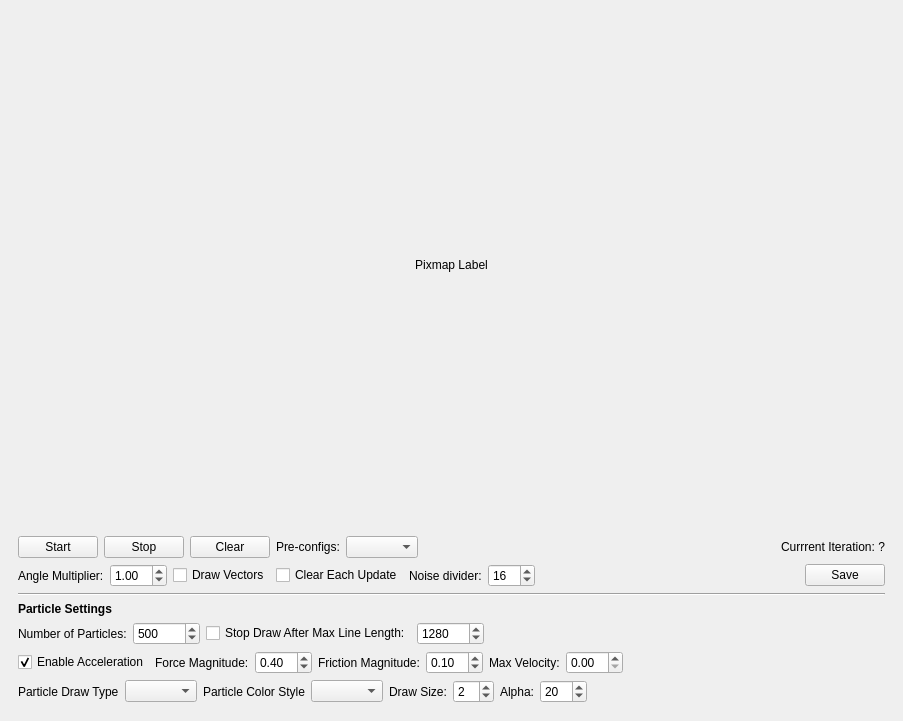
<?xml version="1.0" encoding="UTF-8"?>
<ui version="4.0">
 <class>MainWindow</class>
 <widget class="QMainWindow" name="MainWindow">
  <property name="geometry">
   <rect>
    <x>0</x>
    <y>0</y>
    <width>903</width>
    <height>721</height>
   </rect>
  </property>
  <property name="windowTitle">
   <string>MainWindow</string>
  </property>
  <widget class="QWidget" name="centralwidget">
   <layout class="QVBoxLayout" name="verticalLayout_2">
    <item>
     <widget class="QLabel" name="animation_label">
      <property name="sizePolicy">
       <sizepolicy hsizetype="MinimumExpanding" vsizetype="MinimumExpanding">
        <horstretch>0</horstretch>
        <verstretch>0</verstretch>
       </sizepolicy>
      </property>
      <property name="text">
       <string>Pixmap Label</string>
      </property>
      <property name="alignment">
       <set>Qt::AlignCenter</set>
      </property>
     </widget>
    </item>
    <item>
     <widget class="QFrame" name="frame">
      <property name="frameShape">
       <enum>QFrame::NoFrame</enum>
      </property>
      <property name="frameShadow">
       <enum>QFrame::Plain</enum>
      </property>
      <layout class="QVBoxLayout" name="verticalLayout">
       <item>
        <layout class="QHBoxLayout" name="horizontalLayout">
         <item>
          <widget class="QPushButton" name="start_pushButton">
           <property name="text">
            <string>Start</string>
           </property>
          </widget>
         </item>
         <item>
          <widget class="QPushButton" name="stop_pushButton">
           <property name="text">
            <string>Stop</string>
           </property>
          </widget>
         </item>
         <item>
          <widget class="QPushButton" name="clear_pushButton">
           <property name="text">
            <string>Clear</string>
           </property>
          </widget>
         </item>
         <item>
          <widget class="QLabel" name="label_10">
           <property name="text">
            <string>Pre-configs:</string>
           </property>
          </widget>
         </item>
         <item>
          <widget class="QComboBox" name="preconfig_comboBox"/>
         </item>
         <item>
          <spacer name="horizontalSpacer">
           <property name="orientation">
            <enum>Qt::Horizontal</enum>
           </property>
           <property name="sizeHint" stdset="0">
            <size>
             <width>40</width>
             <height>20</height>
            </size>
           </property>
          </spacer>
         </item>
         <item>
          <widget class="QLabel" name="current_iteration_label">
           <property name="text">
            <string>Currrent Iteration: ?</string>
           </property>
          </widget>
         </item>
        </layout>
       </item>
       <item>
        <layout class="QHBoxLayout" name="horizontalLayout_2">
         <item>
          <widget class="QLabel" name="label_5">
           <property name="text">
            <string>Angle Multiplier:</string>
           </property>
          </widget>
         </item>
         <item>
          <widget class="QDoubleSpinBox" name="angle_multiplier">
           <property name="decimals">
            <number>2</number>
           </property>
           <property name="singleStep">
            <double>0.100000000000000</double>
           </property>
           <property name="value">
            <double>1.000000000000000</double>
           </property>
          </widget>
         </item>
         <item>
          <widget class="QCheckBox" name="draw_vectors">
           <property name="text">
            <string>Draw Vectors</string>
           </property>
          </widget>
         </item>
         <item>
          <widget class="QCheckBox" name="clear_each_update">
           <property name="text">
            <string>Clear Each Update</string>
           </property>
          </widget>
         </item>
         <item>
          <widget class="QLabel" name="label_12">
           <property name="text">
            <string>Noise divider:</string>
           </property>
          </widget>
         </item>
         <item>
          <widget class="QSpinBox" name="noise_divider">
           <property name="maximum">
            <number>100</number>
           </property>
           <property name="value">
            <number>16</number>
           </property>
          </widget>
         </item>
         <item>
          <spacer name="horizontalSpacer_2">
           <property name="orientation">
            <enum>Qt::Horizontal</enum>
           </property>
           <property name="sizeHint" stdset="0">
            <size>
             <width>40</width>
             <height>20</height>
            </size>
           </property>
          </spacer>
         </item>
         <item>
          <widget class="QPushButton" name="save_pushButton">
           <property name="text">
            <string>Save</string>
           </property>
          </widget>
         </item>
        </layout>
       </item>
       <item>
        <widget class="Line" name="line">
         <property name="orientation">
          <enum>Qt::Horizontal</enum>
         </property>
        </widget>
       </item>
       <item>
        <widget class="QLabel" name="label_4">
         <property name="font">
          <font>
           <weight>75</weight>
           <bold>true</bold>
          </font>
         </property>
         <property name="text">
          <string>Particle Settings</string>
         </property>
        </widget>
       </item>
       <item>
        <layout class="QHBoxLayout" name="horizontalLayout_4">
         <item>
          <widget class="QLabel" name="label_3">
           <property name="text">
            <string>Number of Particles:</string>
           </property>
          </widget>
         </item>
         <item>
          <widget class="QSpinBox" name="num_of_particles">
           <property name="maximum">
            <number>999999</number>
           </property>
           <property name="value">
            <number>500</number>
           </property>
          </widget>
         </item>
         <item>
          <widget class="QCheckBox" name="stop_draw_after_max_length">
           <property name="text">
            <string>Stop Draw After Max Line Length:</string>
           </property>
          </widget>
         </item>
         <item>
          <widget class="QSpinBox" name="max_line_length">
           <property name="maximum">
            <number>999999</number>
           </property>
           <property name="value">
            <number>1280</number>
           </property>
          </widget>
         </item>
         <item>
          <spacer name="horizontalSpacer_3">
           <property name="orientation">
            <enum>Qt::Horizontal</enum>
           </property>
           <property name="sizeHint" stdset="0">
            <size>
             <width>40</width>
             <height>20</height>
            </size>
           </property>
          </spacer>
         </item>
        </layout>
       </item>
       <item>
        <layout class="QHBoxLayout" name="horizontalLayout_3">
         <item>
          <widget class="QCheckBox" name="enable_acc">
           <property name="text">
            <string>Enable Acceleration</string>
           </property>
           <property name="checked">
            <bool>true</bool>
           </property>
          </widget>
         </item>
         <item>
          <widget class="QLabel" name="label_6">
           <property name="text">
            <string>Force Magnitude:</string>
           </property>
          </widget>
         </item>
         <item>
          <widget class="QDoubleSpinBox" name="force_mag">
           <property name="decimals">
            <number>2</number>
           </property>
           <property name="singleStep">
            <double>0.100000000000000</double>
           </property>
           <property name="value">
            <double>0.400000000000000</double>
           </property>
          </widget>
         </item>
         <item>
          <widget class="QLabel" name="label_8">
           <property name="text">
            <string>Friction Magnitude:</string>
           </property>
          </widget>
         </item>
         <item>
          <widget class="QDoubleSpinBox" name="friction_mag">
           <property name="decimals">
            <number>2</number>
           </property>
           <property name="singleStep">
            <double>0.100000000000000</double>
           </property>
           <property name="value">
            <double>0.100000000000000</double>
           </property>
          </widget>
         </item>
         <item>
          <widget class="QLabel" name="label_7">
           <property name="text">
            <string>Max Velocity:</string>
           </property>
          </widget>
         </item>
         <item>
          <widget class="QDoubleSpinBox" name="max_vel">
           <property name="decimals">
            <number>2</number>
           </property>
           <property name="singleStep">
            <double>0.100000000000000</double>
           </property>
           <property name="value">
            <double>0.000000000000000</double>
           </property>
          </widget>
         </item>
         <item>
          <spacer name="horizontalSpacer_4">
           <property name="orientation">
            <enum>Qt::Horizontal</enum>
           </property>
           <property name="sizeHint" stdset="0">
            <size>
             <width>40</width>
             <height>20</height>
            </size>
           </property>
          </spacer>
         </item>
        </layout>
       </item>
       <item>
        <layout class="QHBoxLayout" name="horizontalLayout_5">
         <item>
          <widget class="QLabel" name="label">
           <property name="text">
            <string>Particle Draw Type</string>
           </property>
          </widget>
         </item>
         <item>
          <widget class="QComboBox" name="particle_draw_type"/>
         </item>
         <item>
          <widget class="QLabel" name="label_2">
           <property name="text">
            <string>Particle Color Style</string>
           </property>
          </widget>
         </item>
         <item>
          <widget class="QComboBox" name="particle_draw_color_style"/>
         </item>
         <item>
          <widget class="QLabel" name="label_9">
           <property name="text">
            <string>Draw Size:</string>
           </property>
          </widget>
         </item>
         <item>
          <widget class="QSpinBox" name="particle_draw_size">
           <property name="value">
            <number>2</number>
           </property>
          </widget>
         </item>
         <item>
          <widget class="QLabel" name="label_11">
           <property name="text">
            <string>Alpha:</string>
           </property>
          </widget>
         </item>
         <item>
          <widget class="QSpinBox" name="alpha_value">
           <property name="maximum">
            <number>255</number>
           </property>
           <property name="value">
            <number>20</number>
           </property>
          </widget>
         </item>
         <item>
          <spacer name="horizontalSpacer_5">
           <property name="orientation">
            <enum>Qt::Horizontal</enum>
           </property>
           <property name="sizeHint" stdset="0">
            <size>
             <width>40</width>
             <height>20</height>
            </size>
           </property>
          </spacer>
         </item>
        </layout>
       </item>
      </layout>
     </widget>
    </item>
   </layout>
  </widget>
 </widget>
 <resources/>
 <connections/>
</ui>
